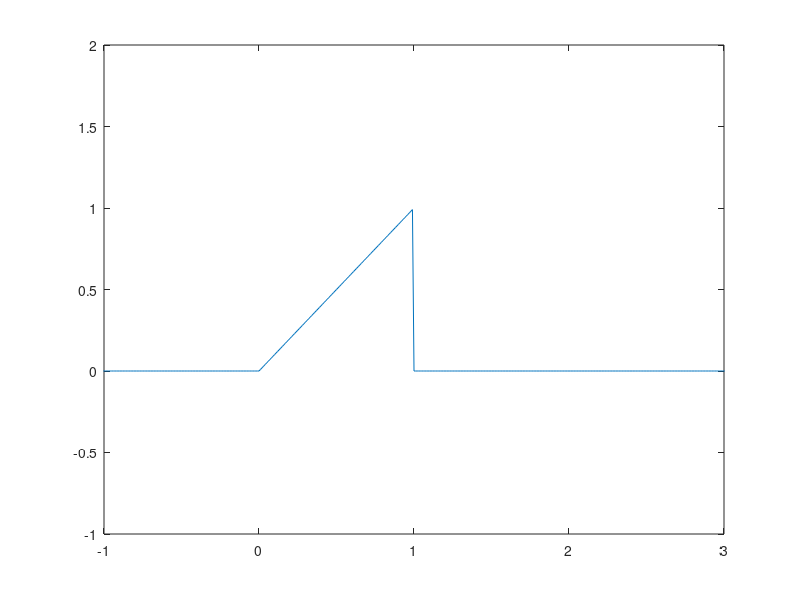
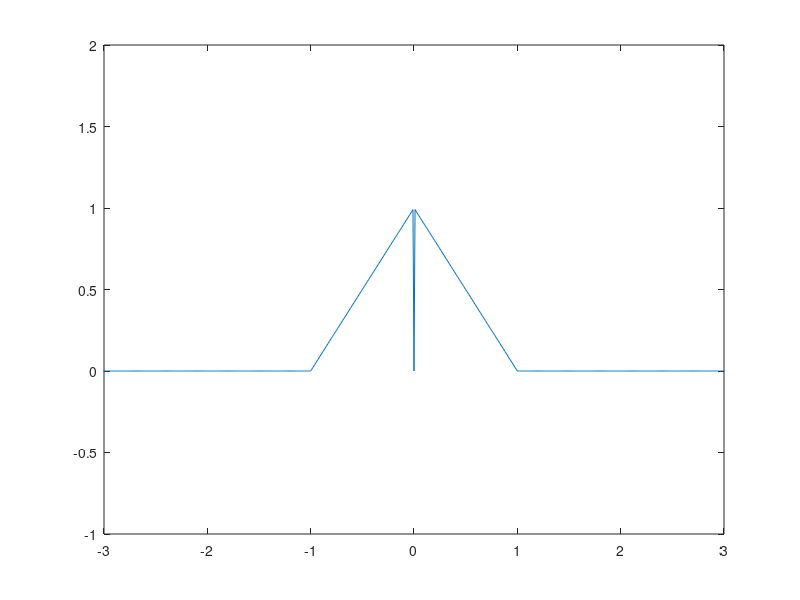
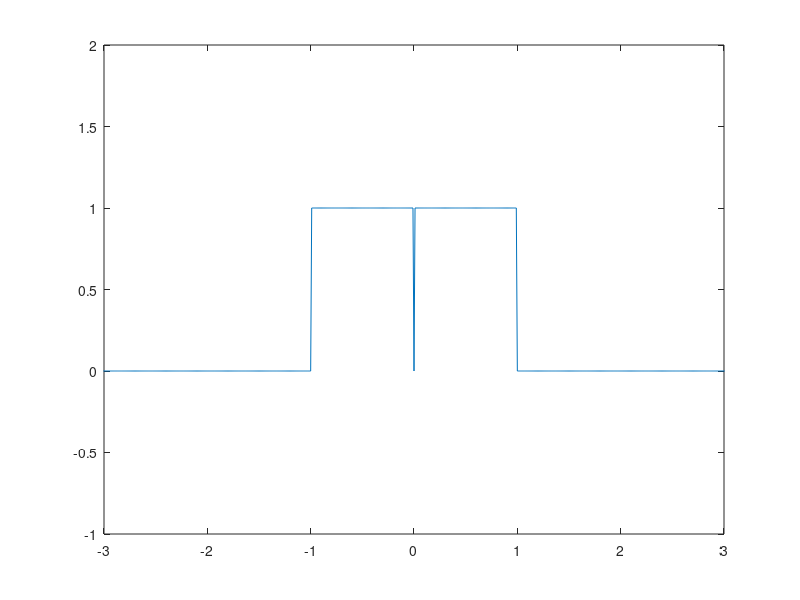
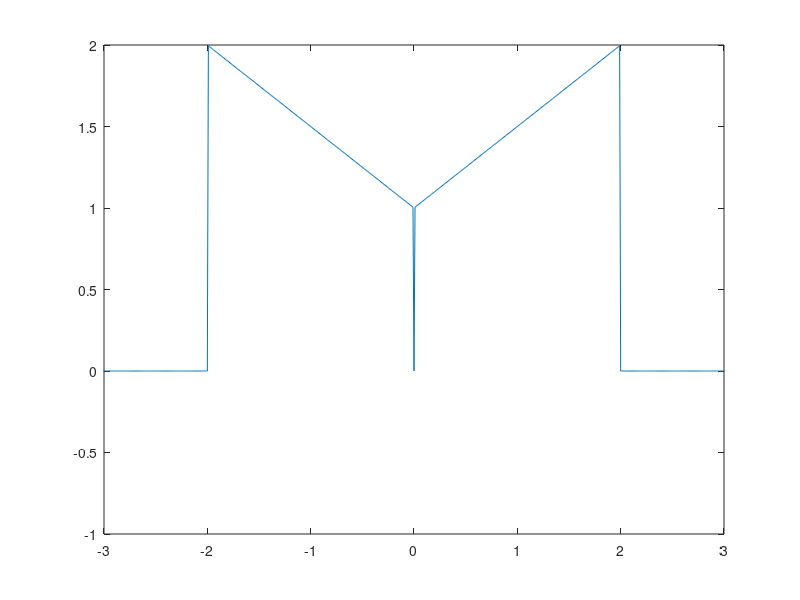

The MATLAB script that drew these images, in order:
clear all; close all; clc;

# criando sinal
u=@(t) t>=0;
t=-10:0.01:20;

x=@(t) t.*(u(t)-u(t-1));
figure(13)
plot(t,x(t))
axis([-1 3 -1 2]);

# x1(t)
x1=@(t) x(t+1)+x(-t+1);
figure(14)
plot(t,x1(t))
axis([-3 3 -1 2]);

# x2(t)
x2=@(t) x(t+1)+x(-t+1)+x(t)+x(-t);
figure(15)
plot(t,x2(t))
axis([-3 3 -1 2]);

# x3(t)
x3=@(t) x2(t/2)+x(t/2)+x(-t/2);
figure(16)
plot(t,x3(t))
axis([-3 3 -1 2]);

# x4(t)
x4=@(t) (4/3)*x1(t/2)-(1/3)*x2(t/2);
figure(17)
plot(t,x4(t))
axis([-3 3 -1 2]);

# x5(t)
x5=@(t) x(t+1.5)+x(-t+1.5)+x2(2*t);
figure(18)
plot(t,x5(t))
axis([-3 3 -1 2]);
